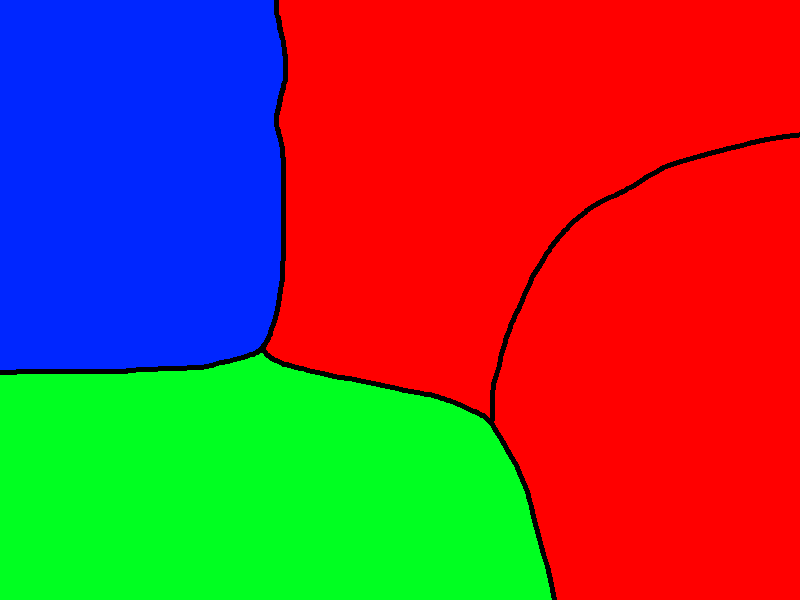
#> input picture raster/assets/provinces.png, 800 x 600 px; the run also reads 1 picture not shown here
$ python raster_input.py
#> lines starting #> are read from the running program, lines starting #| are printed output that depends on the picture; after the words box and inside, x2 and y2 are one past the last pixel; in counts of white or black regions, pixels touching at a corner belong together; pictures that were not available may be replaced by others from this repository, and a replacement may not be noted
import numpy as np
from PIL import Image
from scipy import ndimage
from skimage.segmentation import expand_labels, find_boundaries

from config import *


def read_map_data():
    provinces_image = np.asarray(Image.open(PROVINCES_IMAGE).convert('RGBA'))
#> provinces_image is the input picture: shape (600, 800, 4); mean R, G, B, A 136, 69.1, 61.8, 255
    centers_image = np.asarray(Image.open(CENTERS_IMAGE).convert('RGBA'))
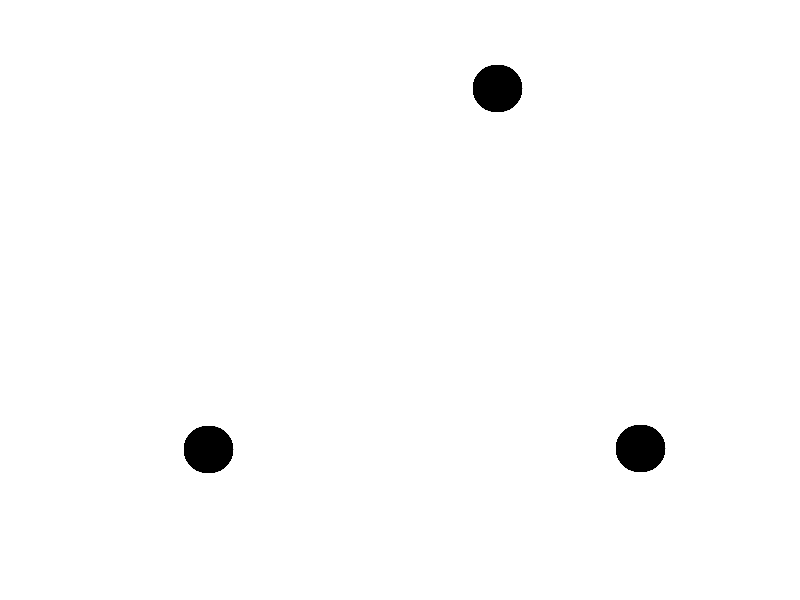
#> input picture raster/assets/centers.png, 800 x 600 px
#> centers_image is the input picture: shape (600, 800, 4); mean R, G, B, A 0, 0, 0, 3
    armies_image = np.asarray(Image.open(ARMIES_IMAGE).convert('RGBA'))
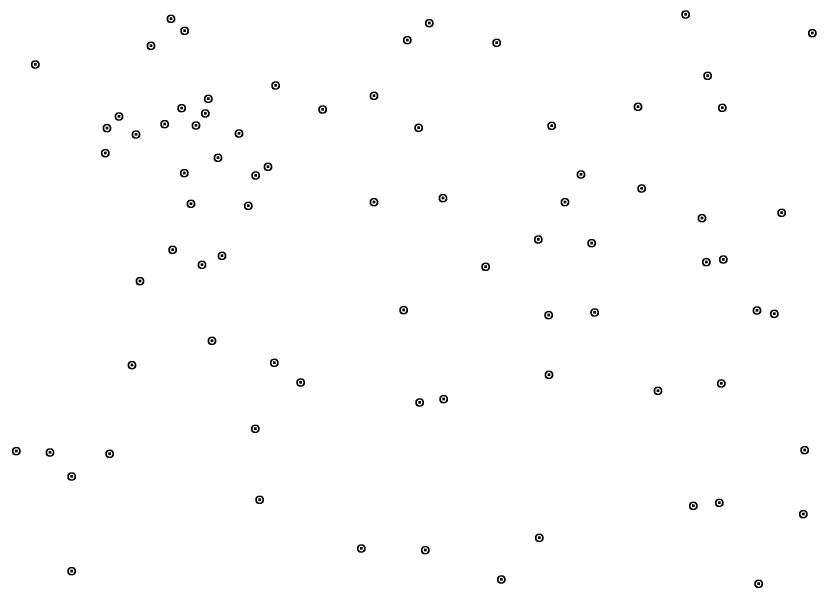
#> input picture assets/centers.png, 2500 x 1800 px, given in place of armies.png, which was not available (shown at 1/3 size)
#> armies_image is the input picture: shape (1800, 2500, 4); mean R, G, B, A 0.7, 0.7, 0.7, 2.5
    fleets_image = np.asarray(Image.open(FLEETS_IMAGE).convert('RGBA'))

    province_id_map, num_provinces = ndimage.label((provinces_image != BORDER_COLOR).any(-1), structure=np.ones((3, 3)))
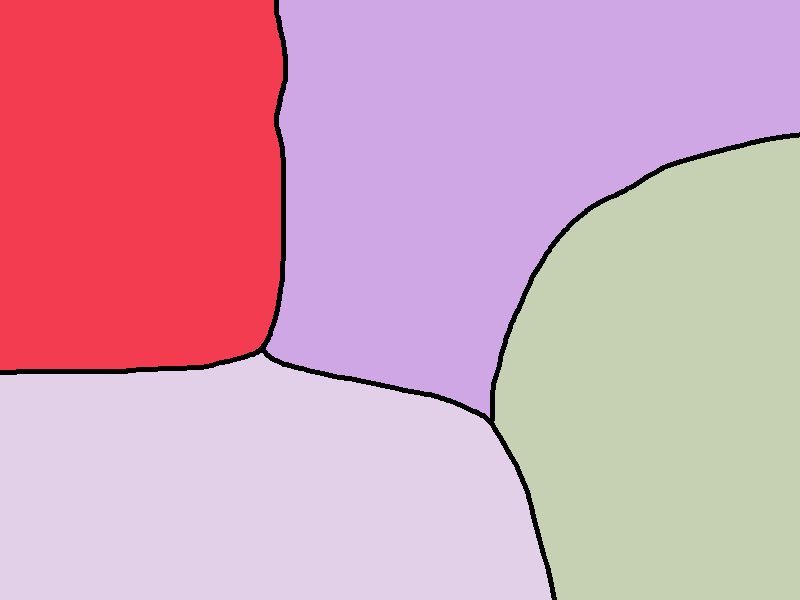
#> province_id_map: shape (600, 800) int32; 5 distinct labels, from 0 to 4; one colour per label, 0 black
#> num_provinces = 4
    province_id_map_expanded = expand_labels(province_id_map, distance=6)
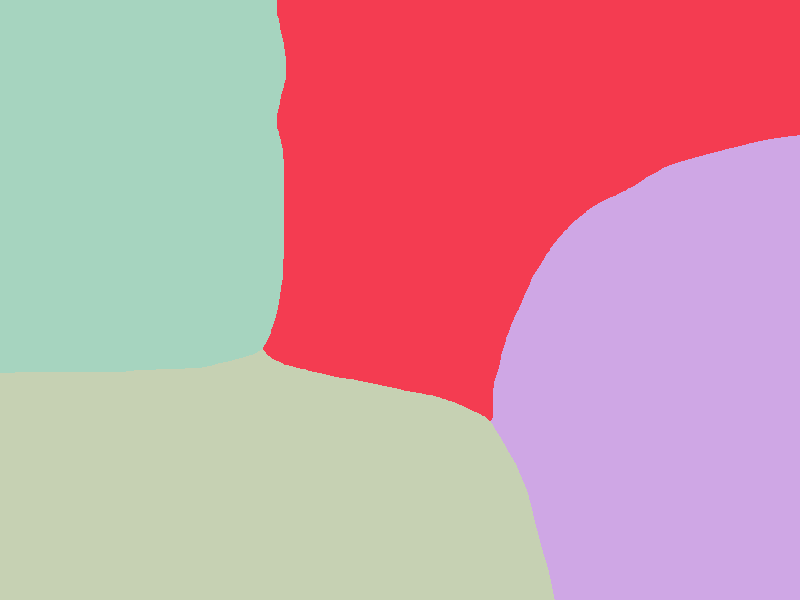
#> province_id_map_expanded: shape (600, 800) int32; 4 distinct labels, from 1 to 4; one colour per label, 0 black

    adjacencies = get_adjacencies(province_id_map_expanded, num_provinces)
    province_owners = get_province_owners(provinces_image, province_id_map, num_provinces)
    centers = get_centers(province_id_map, centers_image)
    armies = get_units(province_id_map, armies_image)
    fleets = get_units(province_id_map, fleets_image)


def get_adjacencies(province_id_map_expanded, num_provinces):
#> called with num_provinces = 4
    adjacencies = {}

    for province_id in range(1, num_provinces + 1):
        boundaries = find_boundaries(province_id_map_expanded == province_id, mode='outer')
        adjacencies[province_id] = np.setdiff1d(np.unique(province_id_map_expanded * boundaries), [0])
#> this loop made 4 passes
#> pass 1, in get_adjacencies, `boundaries = find_boundaries(province_id_map_expanded == province_id, ..`:
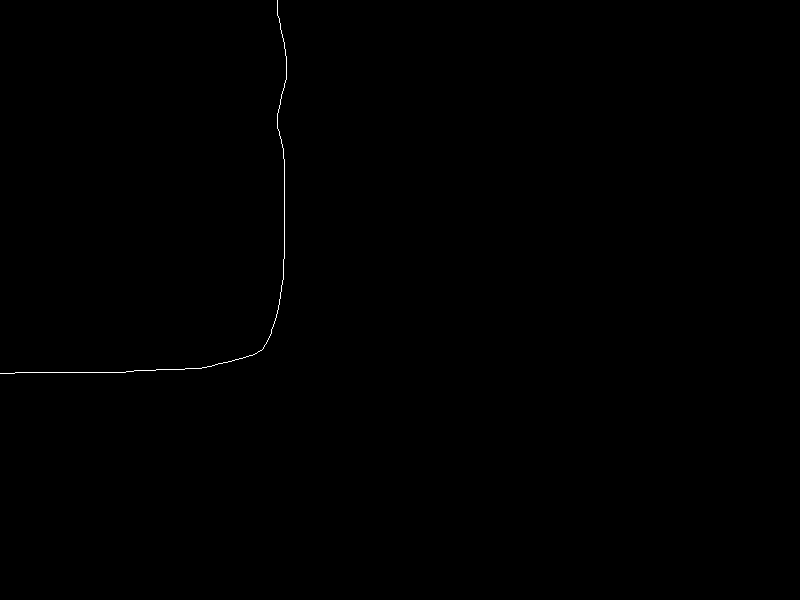
#> boundaries: shape (600, 800) bool; 0.13% white in thin lines or dots, all inside (x1, y1, x2, y2) = (0, 0, 287, 374)
#> pass 3, in get_adjacencies, `boundaries = find_boundaries(province_id_map_expanded == province_id, ..`:
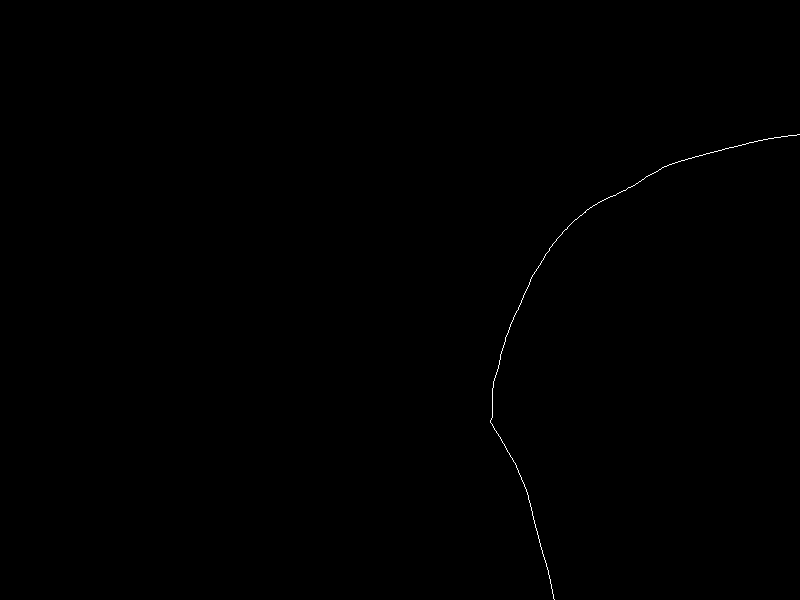
#> boundaries: shape (600, 800) bool; 0.13% white in thin lines or dots, all inside (x1, y1, x2, y2) = (490, 134, 800, 600)
#> after the loop, adjacencies = {1: [2, 4], 2: [1, 3, 4], 3: [2, 4], 4: [1, 2, 3]}

    return adjacencies


def get_province_owners(provinces, province_id_map, num_provinces):
#> called with num_provinces = 4
    province_owners = {}

    for province_id in range(1, num_provinces + 1):
        colors, frequency = np.unique(provinces[province_id_map == province_id], return_counts=True, axis=0)
        if len(colors) != 1:
            print(f"Province #{province_id} is not one solid color: {colors} with frequency: {frequency}.")

        top_color = tuple(colors[np.argmax(frequency)][:3])
        assert top_color in PROVINCE_COLOR_TYPE_MAP, \
            f"{top_color} is not in the color to province type dictionary (province #{province_id})."
        province_owners[province_id] = PROVINCE_COLOR_TYPE_MAP[top_color]
#> this loop made 4 passes
#> (colors, frequency) on passes 1 to 4: ([[0, 38, 255, 255]], [101376]), ([[255, 0, 0, 255]], [140494]), ([[255, 0, 0, 255]], [115435]), ([[0, 255, 33, 255]], [115051])
#> after the loop, province_owners = {1: 'ocean', 2: 'red', 3: 'red', 4: 'green'}
#> in read_map_data, `centers = get_centers(province_id_map, centers_image)`: centers = 3 items

    return province_owners


# If a center overlaps multiple provinces all provinces will be considered a center
def get_centers(province_id_map, centers_image):
    return set(np.setdiff1d(np.unique(province_id_map * (centers_image[:, :, 3] != 0)), [0]))


# Requires separate calls per unit type (armies, fleets)
# If a unit overlaps multiple provinces, the province with most overlap is selected as the unit's position
def get_units(province_id_map, units_image):
    units = {}

    unit_id_map, num_units = ndimage.label((units_image[:, :, 3] != 0), structure=np.ones((3, 3)))
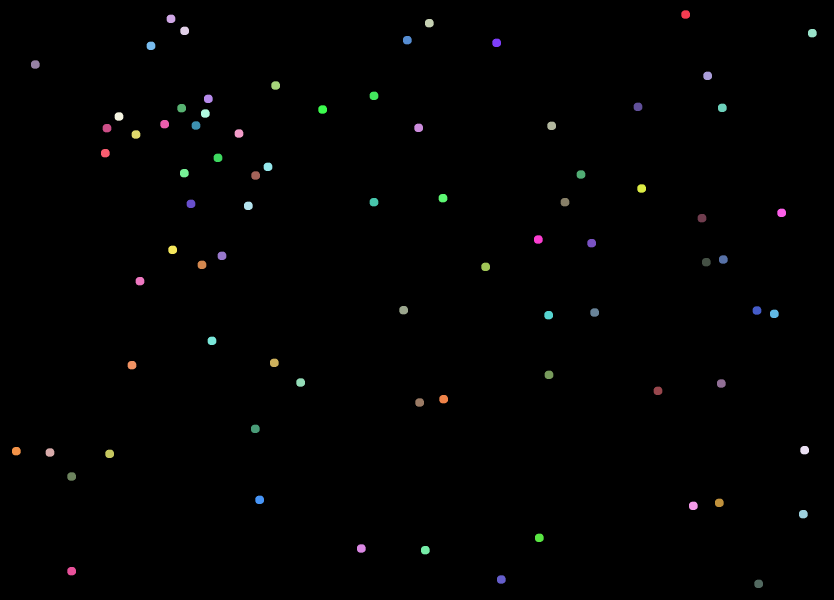
#> unit_id_map: shape (1800, 2500) int32 (shown at 1/3 size); 80 distinct labels, from 0 to 79; one colour per label, 0 black
#> num_units = 79
    for unit_id in range(1, num_units + 1):
        province_ids, frequency = np.unique(province_id_map[unit_id_map == unit_id], return_counts=True)
        province_id = province_ids[frequency.argmax()]

        unit_colors = np.unique(units_image[unit_id_map == unit_id], axis=0)
        unit_player = None
        for color in unit_colors:
            color = tuple(color[:3])
            if color in UNIT_COLOR_TYPE_MAP:
                unit_player = UNIT_COLOR_TYPE_MAP[color]
                break
        assert unit_player is not None, f"Could not find player for unit {unit_id} with colors {unit_colors}"
        units[province_id] = {"unit_number": unit_id, "player": unit_player}
#> after the loop, units = 0 items

    return units


if __name__ == '__main__':
#> (the run stopped early here; a loop or call above may not have finished)
